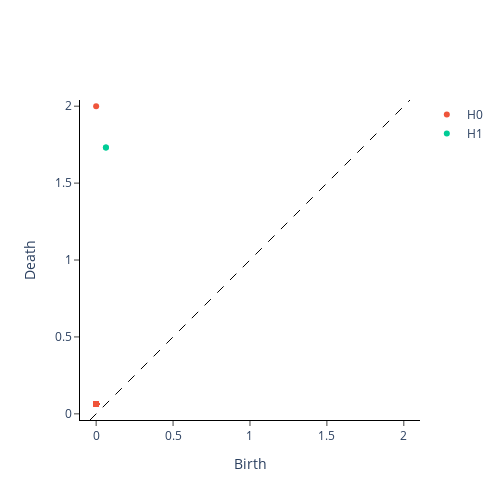

Notebook cell for this chart:
### Code cell
plot_diagram(diagrams[2])

### Figure 1 — Plotly figure (JSON) as saved in the notebook; plotly's stock layout.template omitted (floating-point values rounded to 4 significant figures; data arrays with more than 128 entries replaced by an {"elided": "..."} marker saying what was removed)
{"data": [{"hoverinfo": "none", "line": {"color": "black", "dash": "dash", "width": 1}, "mode": "lines", "showlegend": false, "type": "scatter", "x": [-0.04001, 2.04], "y": [-0.04001, 2.04]}, {"hoverinfo": "text", "hovertext": {"elided": "197 str values"}, "mode": "markers", "name": "H0", "type": "scatter", "x": {"elided": "197 int values"}, "y": {"elided": "197 float values"}}, {"hoverinfo": "text", "hovertext": ["(0.06345586478710175, 1.7320507764816284), multiplicity: 2", "(0.06345586478710175, 1.7320507764816284), multiplicity: 2"], "mode": "markers", "name": "H1", "type": "scatter", "x": [0.06346, 0.06346], "y": [1.732, 1.732]}], "layout": {"height": 500, "plot_bgcolor": "white", "width": 500, "xaxis": {"autorange": false, "exponentformat": "e", "linecolor": "black", "linewidth": 1, "mirror": false, "range": [-0.04001, 2.04], "showexponent": "all", "showline": true, "side": "bottom", "ticks": "outside", "title": {"text": "Birth"}, "type": "linear", "zeroline": true}, "yaxis": {"autorange": false, "exponentformat": "e", "linecolor": "black", "linewidth": 1, "mirror": false, "range": [-0.04001, 2.04], "scaleanchor": "x", "scaleratio": 1, "showexponent": "all", "showline": true, "side": "left", "ticks": "outside", "title": {"text": "Death"}, "type": "linear", "zeroline": true}}}
